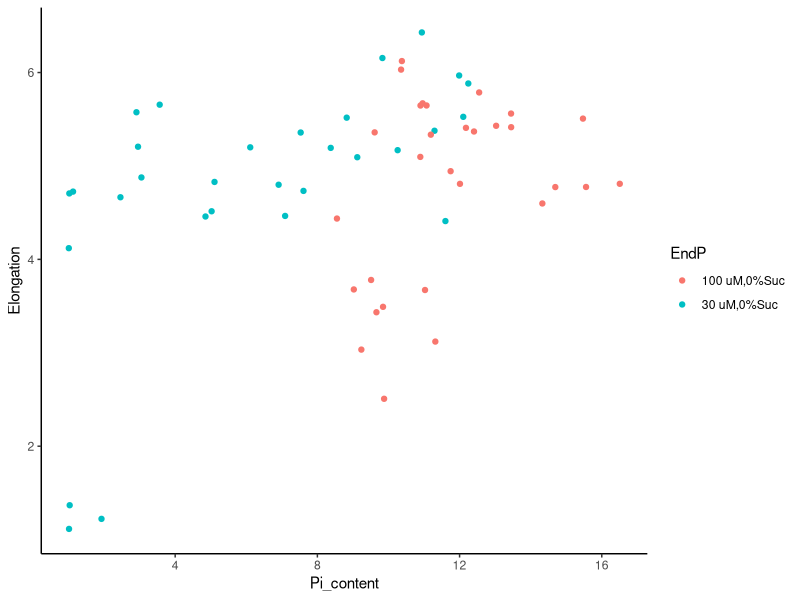
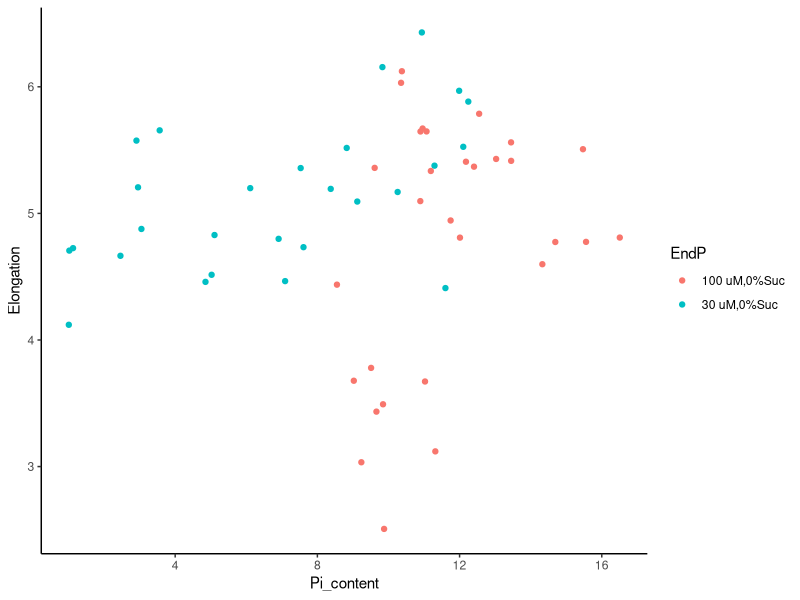

These figures' R source, in order:
#' ---
#' title: "Workshop example"
#' author: "Sur Herrera Paredes"
#' date: "23/4/2022"
#' output:
#'   html_document:
#'     toc: TRUE
#'     toc_float: TRUE
#' ---
#' 
#' # Setup
#' 
## ---- message=FALSE--------------------------------------------------------------------------------------------------
library(tidyverse)

#' 
#' # Read data
#' 
#' Data from phenotypic measurements of *A. thaliana* under different Phosphate & bacterial condition.
#' 
## ----reading_data, echo=FALSE----------------------------------------------------------------------------------------
Dat <- read_tsv("data/phenotypes.tsv")

#' 
## --------------------------------------------------------------------------------------------------------------------
Dat

#' 
#' # Exploratory plots
#' 
## --------------------------------------------------------------------------------------------------------------------
ggplot(Dat, aes(x = Pi_content, y= Elongation, col = EndP)) +
  geom_point() +
  theme_classic()

#' 
#' 
## --------------------------------------------------------------------------------------------------------------------
arrange(Dat, Elongation)

#' We noted that the three plants with smallest elongation are probably outliars due to batch effect
#' 
#' 
## --------------------------------------------------------------------------------------------------------------------
Dat <- filter(Dat, Elongation > 2)
arrange(Dat, Elongation)

#' 
#' 
## --------------------------------------------------------------------------------------------------------------------
p1 <- ggplot(Dat, aes(x = Pi_content, y= Elongation, col = EndP)) +
  geom_point() +
  theme_classic()
p1

#' 
#' 
#' # Session Info
#' 
## --------------------------------------------------------------------------------------------------------------------
sessionInfo()

#' 
#' 
#' 
